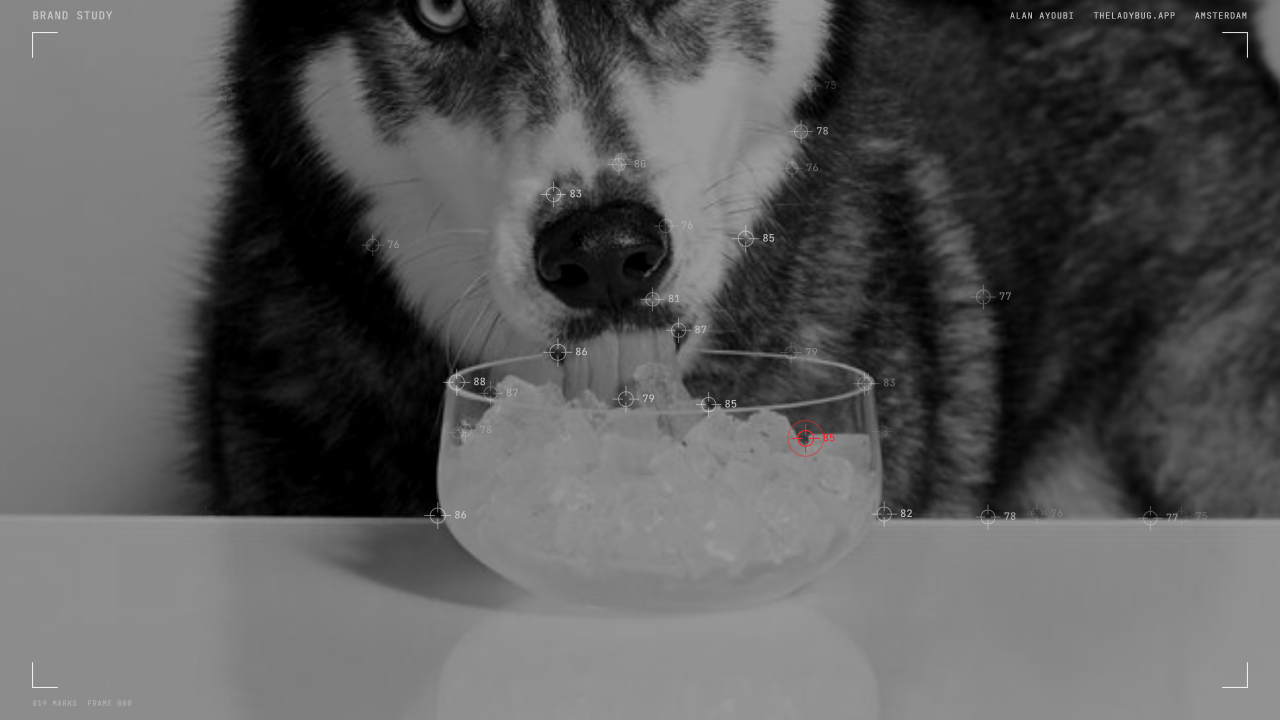
#> input picture product_images/quadrant2.png, 3840 x 2160 px, given in place of dissection.png, which was not available (shown at 1/3 size)
$ python build_assets.py
#> lines starting #> are read from the running program, lines starting #| are printed output that depends on the picture
#> in render, im is the input picture: PIL image 3840x2160 RGBA; mean R, G, B, A 88.8, 88.8, 88.8, 255
"""Build optimized web assets for the RIME storefront.

- Copies the supplied concept renders into /assets as WebP.
- Removes the small watermark in the bottom-right corner of the renders by
  patching it with nearby background.
- Produces the transparent hero render, favicon and social preview image.
"""

from pathlib import Path

from PIL import Image, ImageDraw, ImageFilter, ImageFont

ROOT = Path(__file__).resolve().parent.parent
SRC = ROOT / "product_images"
OUT = ROOT / "assets"
OUT.mkdir(exist_ok=True)


def patch_watermark(im: Image.Image) -> Image.Image:
    """Cover the small sparkle in the bottom-right corner with nearby pixels."""
    w, h = im.size
#> w = 3840; h = 2160
    x0, y0, x1, y1 = w - 230, h - 230, w - 30, h - 30
#> x0 = 3610; y0 = 1930; x1 = 3810; y1 = 2130
    pad = 26
    patch = im.crop((x0 - 220, y0 - pad, x1 - 220, y1 + pad))
    patch = patch.filter(ImageFilter.GaussianBlur(1.2))
    mask = Image.new("L", (patch.width, patch.height), 0)
#> mask: PIL image 200x252 L; every value is 0
    d = ImageDraw.Draw(mask)
    d.rounded_rectangle(
        (pad, pad, patch.width - pad, patch.height - pad), radius=34, fill=255
    )
    mask = mask.filter(ImageFilter.GaussianBlur(12))
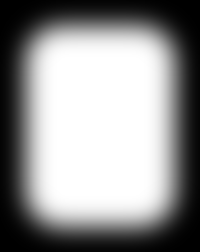
#> mask: PIL image 200x252 L; min 0, max 255, mean 146.2
    im.paste(patch, (x0, y0 - pad), mask)
    return im


def render(name: str, out_name: str, max_w: int = 1800, quality: int = 84,
           watermark: bool = True) -> None:
    im = Image.open(SRC / name).convert("RGBA")
    if watermark:
        im = patch_watermark(im)
    if im.width > max_w:
        ratio = max_w / im.width
#> ratio = 0.469
        im = im.resize((max_w, round(im.height * ratio)), Image.LANCZOS)
#> im: PIL image 1800x1012 RGBA
    if out_name.endswith(".webp"):
        im.save(OUT / out_name, "WEBP", quality=quality, method=6)
    else:
        im.save(OUT / out_name)
    print(f"{out_name:28s} {im.width}x{im.height}")
#| anatomy.webp                 1800x1012


RENDERS = {
    "dissection.png": ("anatomy.webp", 1800, 86),
    "cross_shot.png": ("cutaway.webp", 1800, 86),
    "sleeve1.png": ("sleeve-frost.webp", 1200, 88),
    "sleeve2.jpg": ("sleeve-load.webp", 1000, 86),
    "sleeve3.jpg": ("sleeve-treats.webp", 1000, 86),
    "sleevepeanutrotation.png": ("sleeve-spin.webp", 1600, 84),
    "sleeveon.png": ("sleeve-on.webp", 1600, 84),
    "freezingrod.png": ("freeze-rod.webp", 1600, 84),
    "rod.png": ("chill-rod.webp", 1400, 86),
    "rodon.png": ("rod-on.webp", 1400, 84),
    "waterbase.png": ("fill-base.webp", 1600, 84),
    "topcap-on.png": ("travel-cap.webp", 1600, 84),
    "doglicking.png": ("dog-licking.webp", 1800, 86),
    "dog_licking.png": ("dog-licking-alt.webp", 1800, 86),
    "Gemini_Generated_Image_li78odli78odli78.png": ("dog-close.webp", 1800, 86),
    "productwithbg.png": ("product-studio.webp", 1800, 86),
}

for src, (dst, width, quality) in RENDERS.items():
    render(src, dst, width, quality)
#> pass 2 of the loop `for src, (dst, width, quality) in RENDERS.items():`:
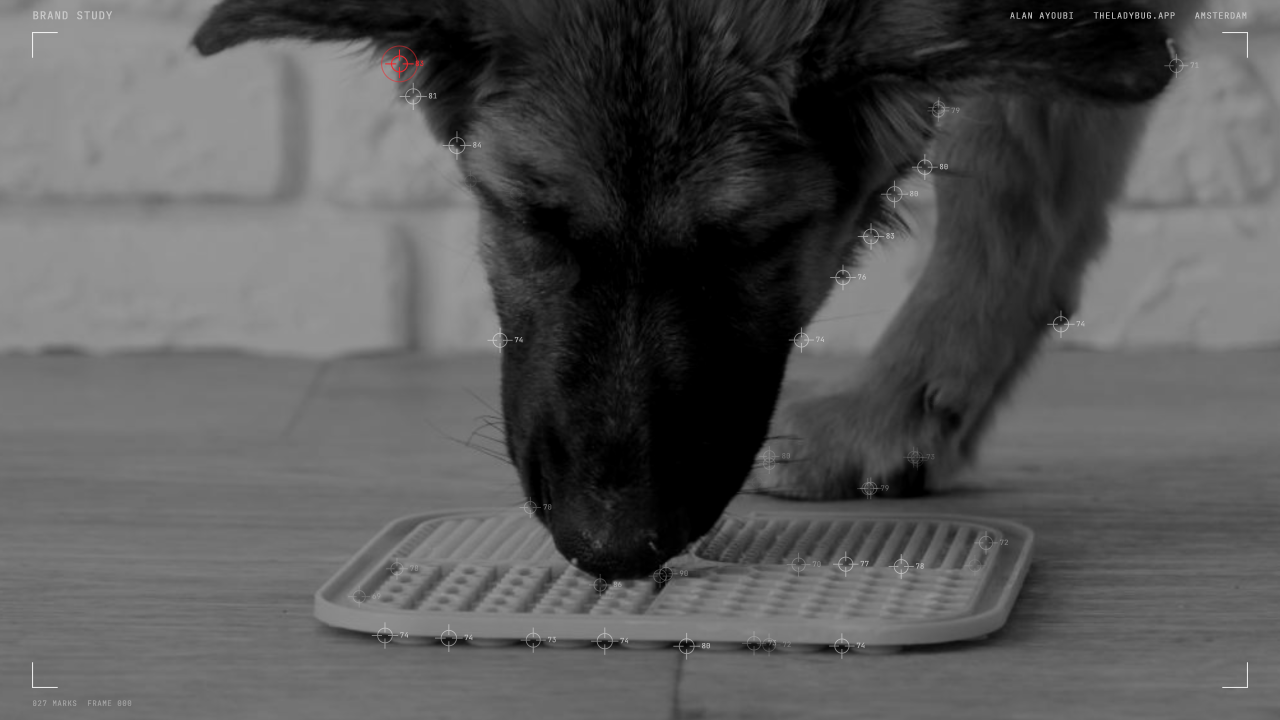
#> input picture product_images/quandrant1.png, 3840 x 2160 px, given in place of cross_shot.png, which was not available (shown at 1/3 size)
#> in render, im is the input picture: PIL image 3840x2160 RGBA; mean R, G, B, A 87.6, 87.6, 87.6, 255
#> in patch_watermark (call 2), `patch = im.crop((x0 - 220, y0 - pad, x1 - 220, y1 + pad))`:
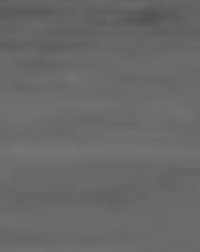
#> patch: PIL image 200x252 RGBA; mean R, G, B, A 104.5, 104.5, 104.5, 255
#| cutaway.webp                 1800x1012
#> pass 3 of the loop `for src, (dst, width, quality) in RENDERS.items():`:
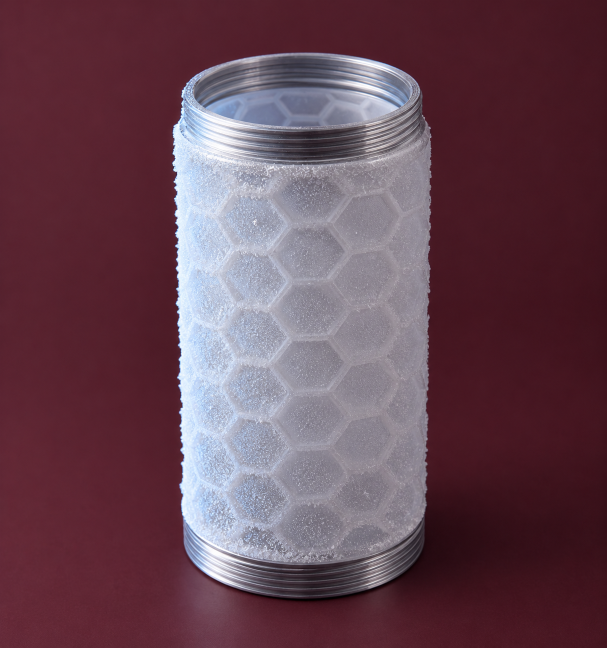
#> input picture product_images/sleeve1.png, 1214 x 1295 px (shown at 1/2 size)
#> in patch_watermark (call 3), `patch = im.crop((x0 - 220, y0 - pad, x1 - 220, y1 + pad))`:
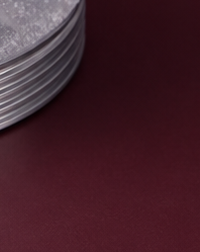
#> patch: PIL image 200x252 RGBA; mean R, G, B, A 67.5, 33, 41.9, 255
#| sleeve-frost.webp            1200x1280
#> (the run stopped early here; a loop or call above may not have finished)
